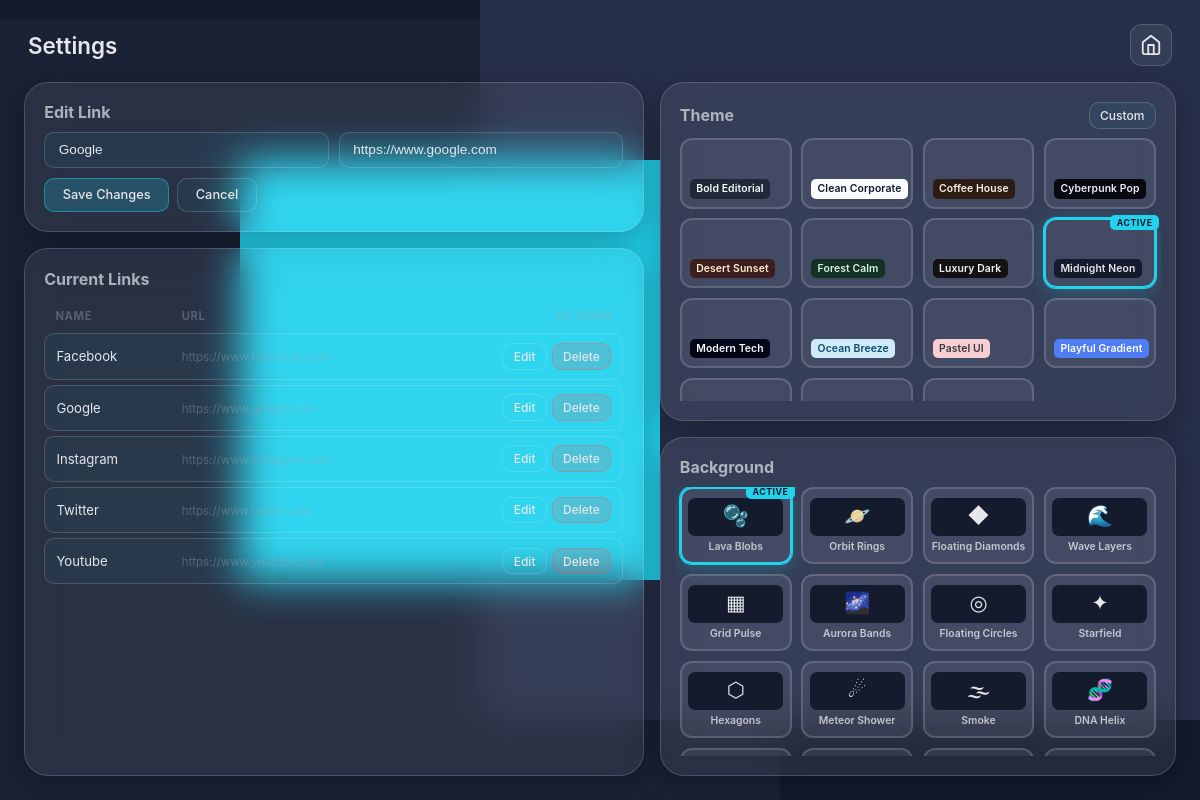
The page /app/admin/index.php?edit=1 on the database its author committed.
### tables this page shows
CREATE TABLE settings (
    setting_key VARCHAR(50) PRIMARY KEY,
    setting_value VARCHAR(255) NOT NULL
);

CREATE TABLE def_links (
    id INT AUTO_INCREMENT PRIMARY KEY,
    name VARCHAR(50) NOT NULL,
    url VARCHAR(255) NOT NULL
);

CREATE TABLE themes (
    id INT AUTO_INCREMENT PRIMARY KEY,
    name VARCHAR(50) NOT NULL,
    colour1 BINARY(3) NOT NULL,
    colour2 BINARY(3) NOT NULL,
    colour3 BINARY(3) NOT NULL,
    primary_text_colour BINARY(3) NOT NULL,
    secondary_text_colour BINARY(3) NOT NULL,
    highlight_colour BINARY(3) NOT NULL
);

### app/includes/backgrounds.php (called while the page is built, shortened)
<?php
function loadActiveBackground(PDO $pdo): string
{
    $stmt = $pdo->query("SELECT setting_value FROM settings WHERE setting_key = 'active_background'");
    $row = $stmt->fetch();
    $key = $row ? $row['setting_value'] : 'blobs';
    $bgs = getBackgrounds();
    return isset($bgs[$key]) ? $key : 'blobs';
}
function renderBackground(string $key): string
{
    $bgs = getBackgrounds();
    $bg = $bgs[$key] ?? $bgs['blobs'];
    return $bg['html'] . "\n" . $bg['css'];
}

### app/includes/theme.php (called while the page is built, shortened)
<?php
function loadActiveTheme(PDO $pdo): ?array
{
    $stmt = $pdo->query("SELECT setting_value FROM settings WHERE setting_key = 'active_theme'");
    $row = $stmt->fetch();
    $themeId = $row ? (int)$row['setting_value'] : 1;
    $stmt = $pdo->prepare("SELECT * FROM themes WHERE id = ?");
    $stmt->execute([$themeId]);
    return $stmt->fetch() ?: null;
}
function binToHex(string $bin): string
{
    return '#' . strtoupper(bin2hex($bin));
}

### app/admin/index.php (the view, shortened to what this page needs)
<?php
require __DIR__ . '/../includes/theme.php';
require __DIR__ . '/../includes/backgrounds.php';
$pdo = getDb('admin');
$editLink = null;
if (isset($_GET['edit'])) {
    $stmt = $pdo->prepare("SELECT * FROM def_links WHERE id = ?");
    $stmt->execute([$_GET['edit']]);
    $editLink = $stmt->fetch();
}
$links = $pdo->query("SELECT * FROM def_links ORDER BY name")->fetchAll();
$themes = $pdo->query("SELECT * FROM themes ORDER BY name")->fetchAll();
$activeTheme = loadActiveTheme($pdo);
$activeThemeId = $activeTheme ? $activeTheme['id'] : 1;
$activeBgKey = loadActiveBackground($pdo);
$allBackgrounds = getBackgrounds();
?>
<!DOCTYPE html>
<html lang="en">
<head>
    <link rel="stylesheet" href="/css/styles.css">
    <link rel="stylesheet" href="admin_styles.css">
</head>
<body>
    <div class="background-container">
        <?= renderBackground($activeBgKey) ?>
    </div>
    <div class="admin-bento">
        <div class="admin-topbar">
            <h1>Settings</h1>
            <a href="/" class="home-icon" title="Back to Home">
                <svg width="22" height="22" viewBox="0 0 24 24" fill="none" stroke="currentColor" stroke-width="2" stroke-linecap="round" stroke-linejoin="round">
                    <path d="M3 9l9-7 9 7v11a2 2 0 0 1-2 2H5a2 2 0 0 1-2-2z"/>
                    <polyline points="9 22 9 12 15 12 15 22"/>
                </svg>
            </a>
        </div>
        <div class="admin-col-left">
            <div class="glass-box admin-box admin-box-form">
                <h3><?= $editLink ? 'Edit Link' : 'Add New Link' ?></h3>
                <form method="POST" class="admin-form" action="/admin/">
                    <div class="form-row">
                        <input type="text" name="name" placeholder="Name (e.g. Google)"
                               value="<?= htmlspecialchars($editLink['name'] ?? '') ?>" required>
                        <input type="url" name="url" placeholder="URL (e.g. https://google.com)"
                               value="<?= htmlspecialchars($editLink['url'] ?? '') ?>" required>
                    </div>
                    <div class="form-actions">
                        <button type="submit" class="btn btn-primary">
                            <?= $editLink ? 'Save Changes' : 'Add Link' ?>
                        </button>
                        <?php if ($editLink): ?>
                            <a href="/admin/" class="btn btn-cancel">Cancel</a>
                        <?php endif; ?>
                    </div>
                </form>
            </div>
            <div class="glass-box admin-box admin-box-links">
                <h3>Current Links</h3>
                <div class="links-scroll">
                    <?php if (empty($links)): ?>
                        <div class="empty-state"><p>No links yet. Add one above.</p></div>
                    <?php else: ?>
                        <table class="links-table">
                            <thead>
                                <tr>
                                    <th>Name</th>
                                    <th>URL</th>
                                    <th style="text-align:right;">Actions</th>
                                </tr>
                            </thead>
                            <tbody>
                                <?php foreach ($links as $link): ?>
                                    <tr class="link-row">
                                        <td><?= htmlspecialchars($link['name']) ?></td>
                                        <td><span class="link-url"><?= htmlspecialchars($link['url']) ?></span></td>
                                        <td>
                                            <div class="row-actions">
                                                <a href="/admin/?edit=<?= $link['id'] ?>" class="btn btn-sm">Edit</a>
                                                <form method="POST" action="/admin/"
                                                      onsubmit="return confirm('Delete <?= htmlspecialchars(addslashes($link['name'])) ?>?');">
                                                    <button type="submit" class="btn btn-sm btn-danger">Delete</button>
                                                </form>
                                            </div>
                                        </td>
                                    </tr>
                                <?php endforeach; ?>
                            </tbody>
                        </table>
                    <?php endif; ?>
                </div>
            </div>
        </div>
        <div class="admin-col-right">
            <div class="glass-box admin-box admin-box-theme">
                <div class="box-header">
                    <h3>Theme</h3>
                    <button type="button" class="btn btn-sm" onclick="document.getElementById('customModal').classList.add('open')">
                        Custom
                    </button>
                </div>
                <div class="picker-scroll">
                    <div class="theme-grid">
                        <?php foreach ($themes as $theme):
                            $c1 = binToHex($theme['colour1']);
                            $pt = binToHex($theme['primary_text_colour']);
                            $isActive = ($theme['id'] == $activeThemeId);
                        ?>
                        <form method="POST" action="/admin/" class="theme-card-form">
                            <button type="submit"
                                    class="theme-card <?= $isActive ? 'theme-active' : '' ?>"
                                    title="<?= htmlspecialchars($theme['name']) ?>">
                                <div class="theme-swatches">
                                </div>
                                <span class="theme-label" style="color:<?= $pt ?>; background:<?= $c1 ?>;">
                                    <?= htmlspecialchars($theme['name']) ?>
                                </span>
                                <?php if ($isActive): ?>
                                    <span class="theme-badge">Active</span>
                                <?php endif; ?>
                            </button>
                        </form>
                        <?php endforeach; ?>
                    </div>
                </div>
            </div>
            <div class="glass-box admin-box admin-box-bg">
                <h3>Background</h3>
                <div class="picker-scroll">
                    <div class="bg-grid">
                        <?php foreach ($allBackgrounds as $key => $bg):
                            $isActive = ($key === $activeBgKey);
                        ?>
                        <form method="POST" action="/admin/" class="bg-card-form">
                            <button type="submit"
                                    class="bg-card <?= $isActive ? 'bg-active' : '' ?>"
                                    title="<?= htmlspecialchars($bg['name']) ?>">
                                <div class="bg-preview">
                                    <span class="bg-icon"><?= $bg['icon'] ?></span>
                                </div>
                                <span class="bg-label"><?= htmlspecialchars($bg['name']) ?></span>
                                <?php if ($isActive): ?>
                                    <span class="bg-badge">Active</span>
                                <?php endif; ?>
                            </button>
                        </form>
                        <?php endforeach; ?>
                    </div>
                </div>
            </div>
        </div>
    </div>
</body>
</html>

### app/css/styles.css (style rules this page uses)
:root { --bground-colour: #0F172A; --fground-colour: #111827; --cground-colour: #1E293B; --highlights-colour: #22D3EE; --primtext-colour: #E5E7EB; --sectext-colour: #9CA3AF; --glass-bg: rgba(229, 231, 235, 0.08); --glass-border: rgba(229, 231, 235, 0.18); --glass-shadow: 0 8px 32px 0 rgba(0, 0, 0, 0.3); --highlight-rgb: 34, 211, 238; }
body, html { margin: 0; padding: 0; height: 100%; width: 100%; font-family: -apple-system, BlinkMacSystemFont, "Segoe UI", Roboto, sans-serif; background-color: var(--bground-colour); color: var(--primtext-colour); overflow-x: hidden; box-sizing: border-box; }
.background-container { position: fixed; top: 0; left: 0; width: 100vw; height: 100vh; background-color: var(--bground-colour); z-index: 0; overflow: hidden; pointer-events: none; }
.glass-box { background: var(--glass-bg); backdrop-filter: blur(20px); -webkit-backdrop-filter: blur(20px); border: 1px solid var(--glass-border); border-radius: 24px; box-shadow: var(--glass-shadow); padding: 1.5rem; display: flex; flex-direction: column; justify-content: center; align-items: center; text-align: center; transition: 0.3s; width: 100%; height: 100%; box-sizing: border-box; }
h3 { margin: 0 0 10px 0; font-size: 1.4rem; opacity: 0.8; }

### rows shown on the page
def_links: name "Google", url "https://www.google.com"
def_links: name "Facebook", url "https://www.facebook.com"
def_links: name "Instagram", url "https://www.instagram.com"
def_links: name "Twitter", url "https://www.twitter.com"
def_links: name "Youtube", url "https://www.youtube.com"
themes: name "Bold Editorial"
themes: name "Clean Corporate"
themes: name "Coffee House"
themes: name "Cyberpunk Pop"
themes: name "Desert Sunset"
themes: name "Forest Calm"
themes: name "Luxury Dark"
themes: name "Midnight Neon", shows "ACTIVE"
themes: name "Modern Tech"
themes: name "Ocean Breeze"
themes: name "Pastel UI"
themes: name "Playful Gradient"

### other values the page prints
$bg['icon'] "🫧"
$bg['name'] "Lava Blobs"
$bg['icon'] "🪐"
$bg['name'] "Orbit Rings"
$bg['icon'] "◆"
$bg['name'] "Floating Diamonds"
$bg['icon'] "🌊"
$bg['name'] "Wave Layers"
$bg['icon'] "▦"
$bg['name'] "Grid Pulse"
$bg['icon'] "🌌"
$bg['name'] "Aurora Bands"
$bg['icon'] "◎"
$bg['name'] "Floating Circles"
$bg['icon'] "✦"
